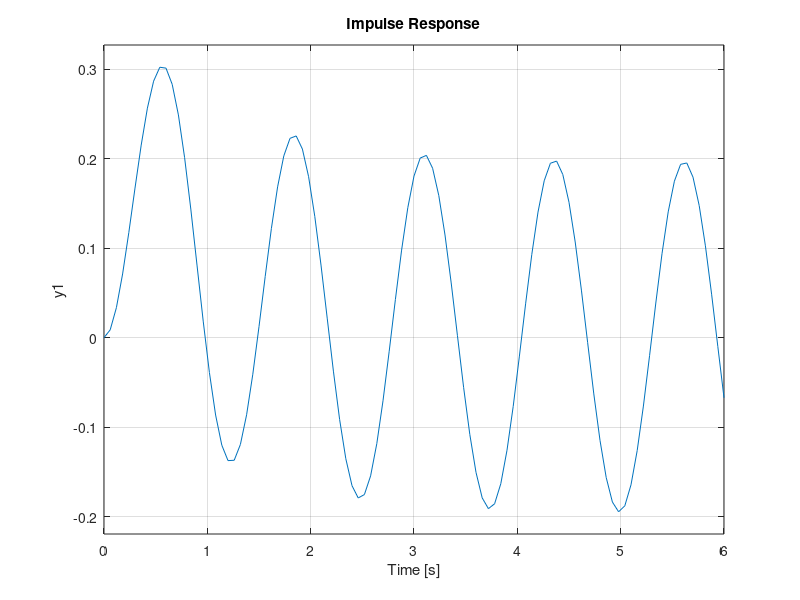

The MATLAB script that drew this image:
vm=input('vm value');
l=input('l value');
r=input('r value');
w=input('w value');
num=[vm*w];
den=[l r l*w*w w*w*r];
sys=tf(num,den);
impulse(sys);
